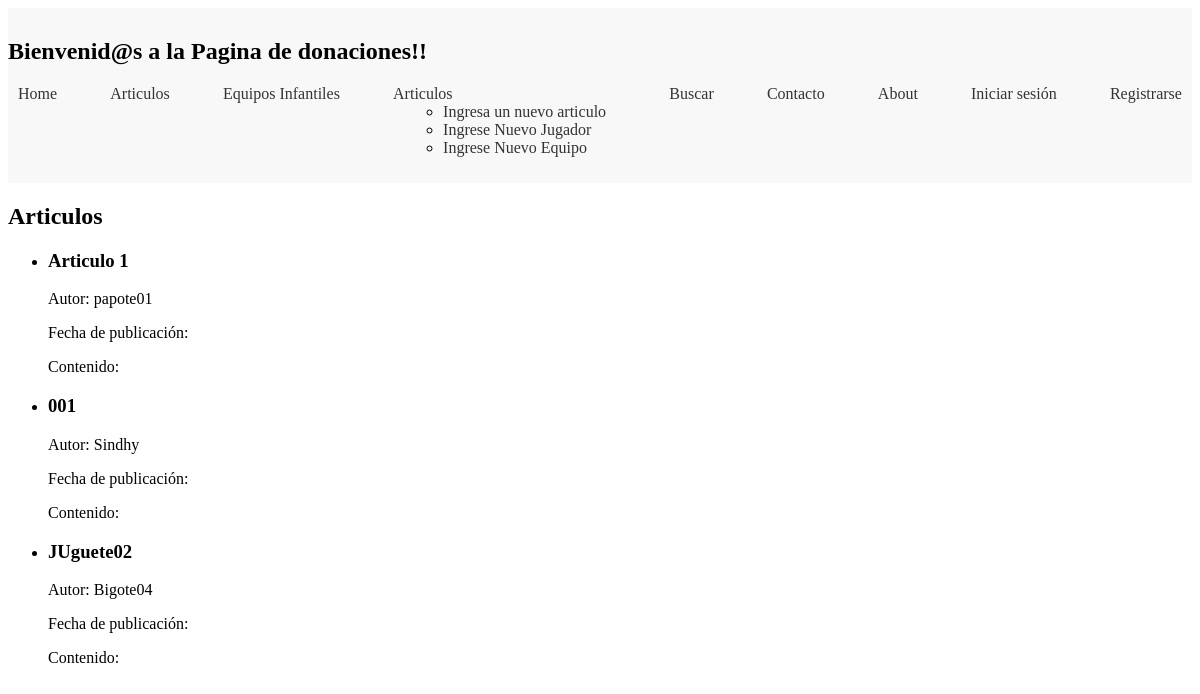
Before: /articulos/ with the older database file.
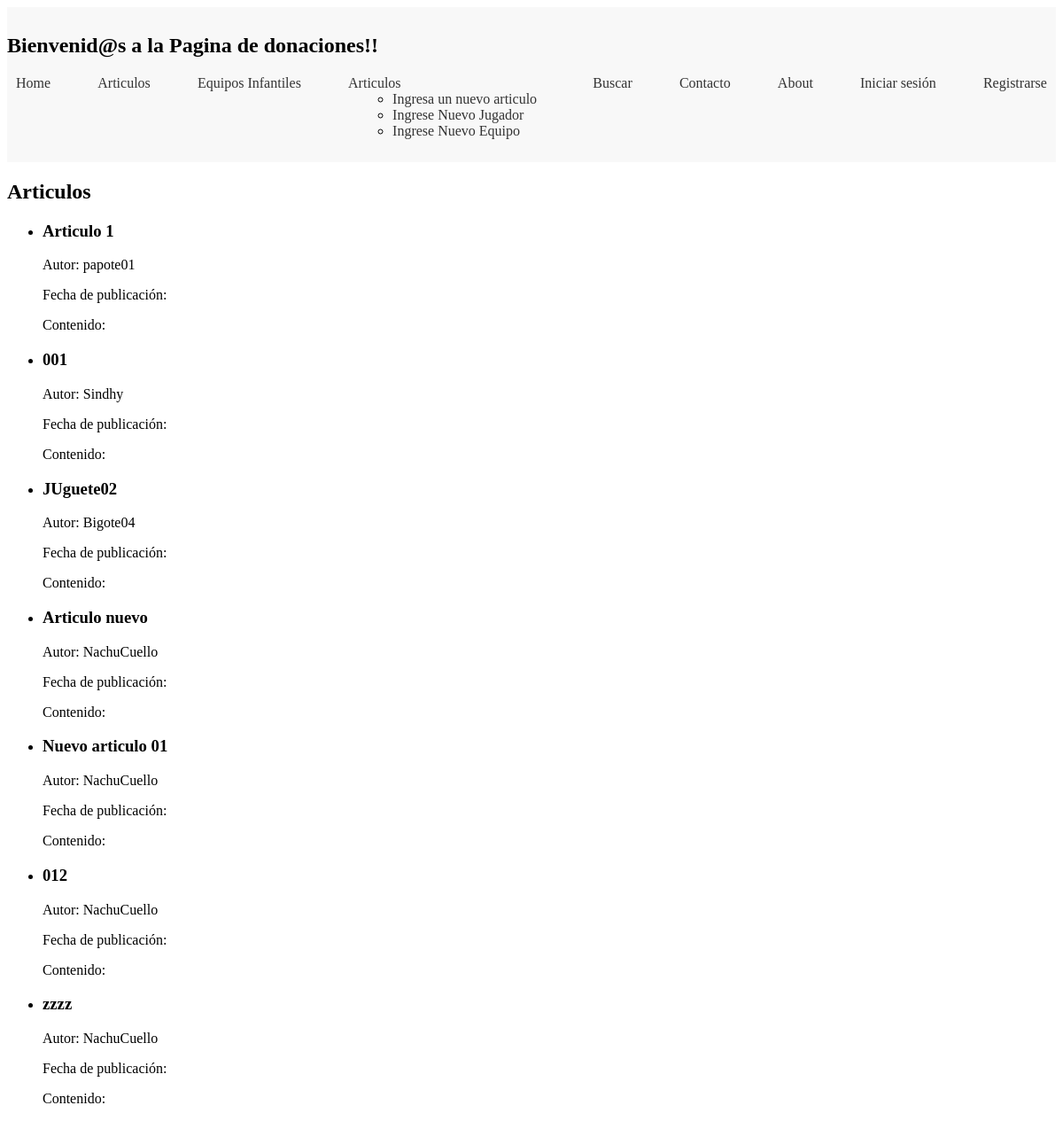
After: the same page with the newer database file.
### MyAPP/models.py (models this page shows, shortened)
class Articulo(models.Model):
    titulo = models.CharField(max_length=200)
    juguete = models.CharField(max_length=200)
    subtitulo = models.CharField(max_length=200)
    cuerpo = models.TextField()
    autor = models.ForeignKey(User, on_delete=models.CASCADE)
    fecha = models.DateTimeField(auto_now_add=True)
    imagen = models.ImageField(upload_to='articulos/', blank=True, null=True)
    proyecto = models.ForeignKey(Proyecto, on_delete=models.CASCADE)

### MyAPP/views.py (the view)
# urls.py: path('articulos/', views.lista_articulos, name='lista_articulos'),
def lista_articulos(request):
    articulos = Articulo.objects.all()
    contexto = {'articulos': articulos}
    return render(request, 'lista_articulos.html', contexto)

### MyAPP/templates/lista_articulos.html
{% extends 'base.html' %}
{% block content %}
  <h2>Articulos</h2>
  <ul>
    {% for articulo in articulos %}
      <li>
        <h3>{{ articulo.titulo }}</h3>
        <p>Autor: {{ articulo.autor }}</p>
        <p>Fecha de publicación: {{ articulo.fecha_publicacion }}</p>
        <p>Contenido: {{ articulo.contenido }}</p>
      </li>
    {% empty %}
      <li>No hay artículos disponibles.</li>
    {% endfor %}
  </ul>
{% endblock %}

### MyAPP/templates/base.html (shortened to what this page needs)
<!DOCTYPE html>
<html>
<head>
    <link rel="stylesheet" href="style.css">
</head>
<body>
<header>
    <h2>Bienvenid@s a la <span class="text-primary">Pagina de donaciones!!</span></h2>
    <nav>
        <ul class="nav-links">
            <li><a href="/">Home</a></li>
            <li><a href="/Proyectos">Articulos</a></li>
            <li><a href="/Equipo">Equipos Infantiles</a></li>
            <li>
                <a href="#">Articulos</a>
                <ul>
                    <li><a href="/crear_articulo">Ingresa un nuevo articulo</a></li>
                    <li><a href="/Crear_form">Ingrese Nuevo Jugador</a></li>
                    <li><a href="/Crear_Equipo">Ingrese Nuevo Equipo</a></li>
                </ul>
            </li>
            <li><a href="/buscar/">Buscar</a></li>
            <li><a href="/contacto/">Contacto</a></li>
            <li><a href="/About">About</a></li>
            {% if user.is_authenticated %}
                <li><a href="{% url 'Perfiles:logout' %}">Cerrar sesión</a></li>
            {% else %}
                <li><a href="{% url 'Perfiles:login' %}">Iniciar sesión</a></li>
                <li><a href="{% url 'Perfiles:registro' %}">Registrarse</a></li>
            {% endif %}
        </ul>
    </nav>
</header>
<main>
    {% block content %}
    {% endblock %}
</main>
</body>
</html>

### static/style.css (style rules this page uses)
header { background-color: #f8f8f8; padding: 10px 0; }
.nav-links { list-style: none; display: flex; justify-content: center; padding: 0; }
.nav-links li { margin: 0 10px; }
.nav-links a { text-decoration: none; color: #333; }

### MyAPP/templates/base.html (style rules this page uses)
.nav-links { list-style: none; display: flex; justify-content: space-between; }
.nav-links li { margin-right: 10px; }

Changed rows visible on the page:
added Articulo: titulo "Articulo nuevo", autor "NachuCuello"
added Articulo: titulo "Nuevo articulo 01", autor "NachuCuello"
added Articulo: titulo "012", autor "NachuCuello"
added Articulo: titulo "zzzz", autor "NachuCuello"
